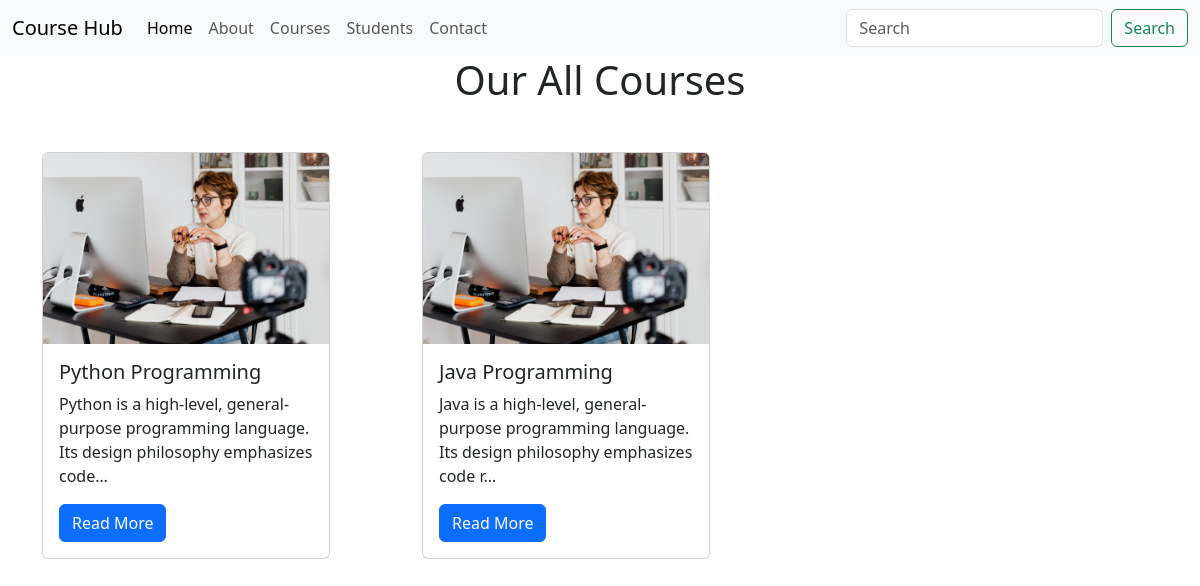
The app's page /courses, older data.
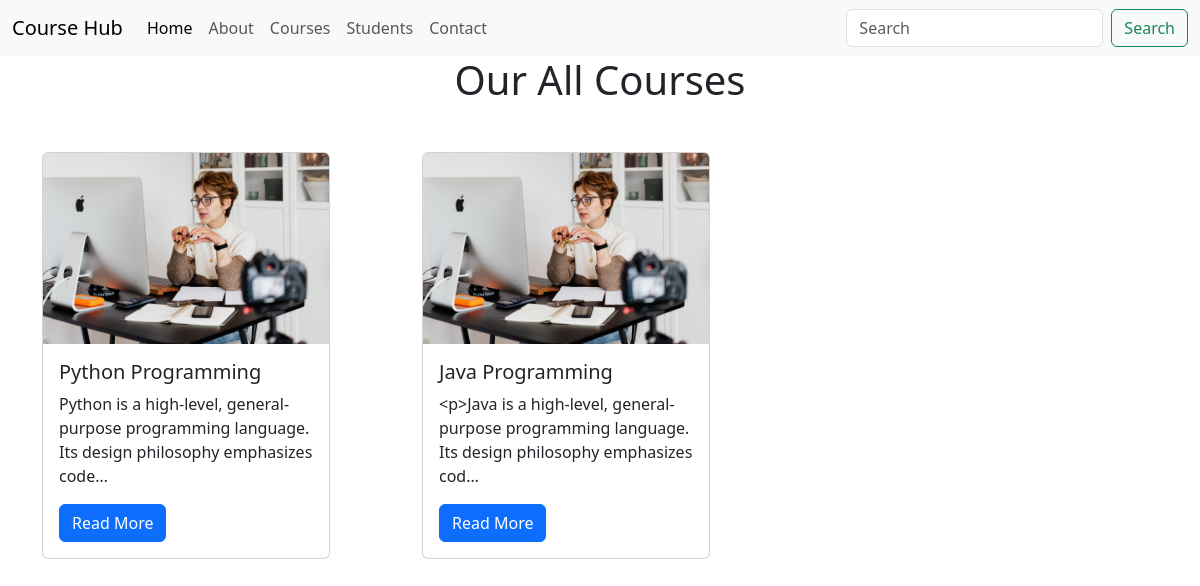
The same page, newer data.
### sofconapp/models.py (models this page shows, shortened)
class Course(models.Model):
    sno = models.AutoField(primary_key=True)
    cname = models.CharField(max_length=255)
    csummary = models.TextField()
    cimg = models.ImageField(upload_to='courseimages')
    heading = models.CharField(max_length=100)
    slug = models.SlugField(max_length=500)

### sofconapp/views.py (the view)
# urls.py: path('courses',views.courses,name='courses'),
def courses(request):
    allCourses = Course.objects.all()
    return render(request, 'courses.html', {'allCourses':allCourses})

### templates/courses.html
{% extends "base.html" %}
{% block content %}
<h1 class="text-center">Our All Courses</h1>
<div class="container">
       <div class="row my-5">
              {% for i in allCourses %}
              <div class="col-md-4">
                     <div class="card" style="width: 18rem;">
                            <img src="{{i.cimg.url}}" class="card-img-top" alt="...">
                            <div class="card-body">
                                   <h5 class="card-title">{{i.cname}}</h5>
                                   <p class="card-text">{{i.csummary | truncatechars:100}}</p>
                                   <a href="{{i.slug}}" class="btn btn-primary">Read More</a>
                            </div>
                     </div>
              </div>
              {% endfor %}
       </div>
</div>
{% endblock content %}

Row changes from the older to the newer data that the page shows:
changed Course "Java Programming": csummary "Java is a high-level, general-purpose programming language. Its design philosophy emphasizes code r…" → "<p>Java is a high-level, general-purpose programming language. Its design philosophy emphasizes cod…"
